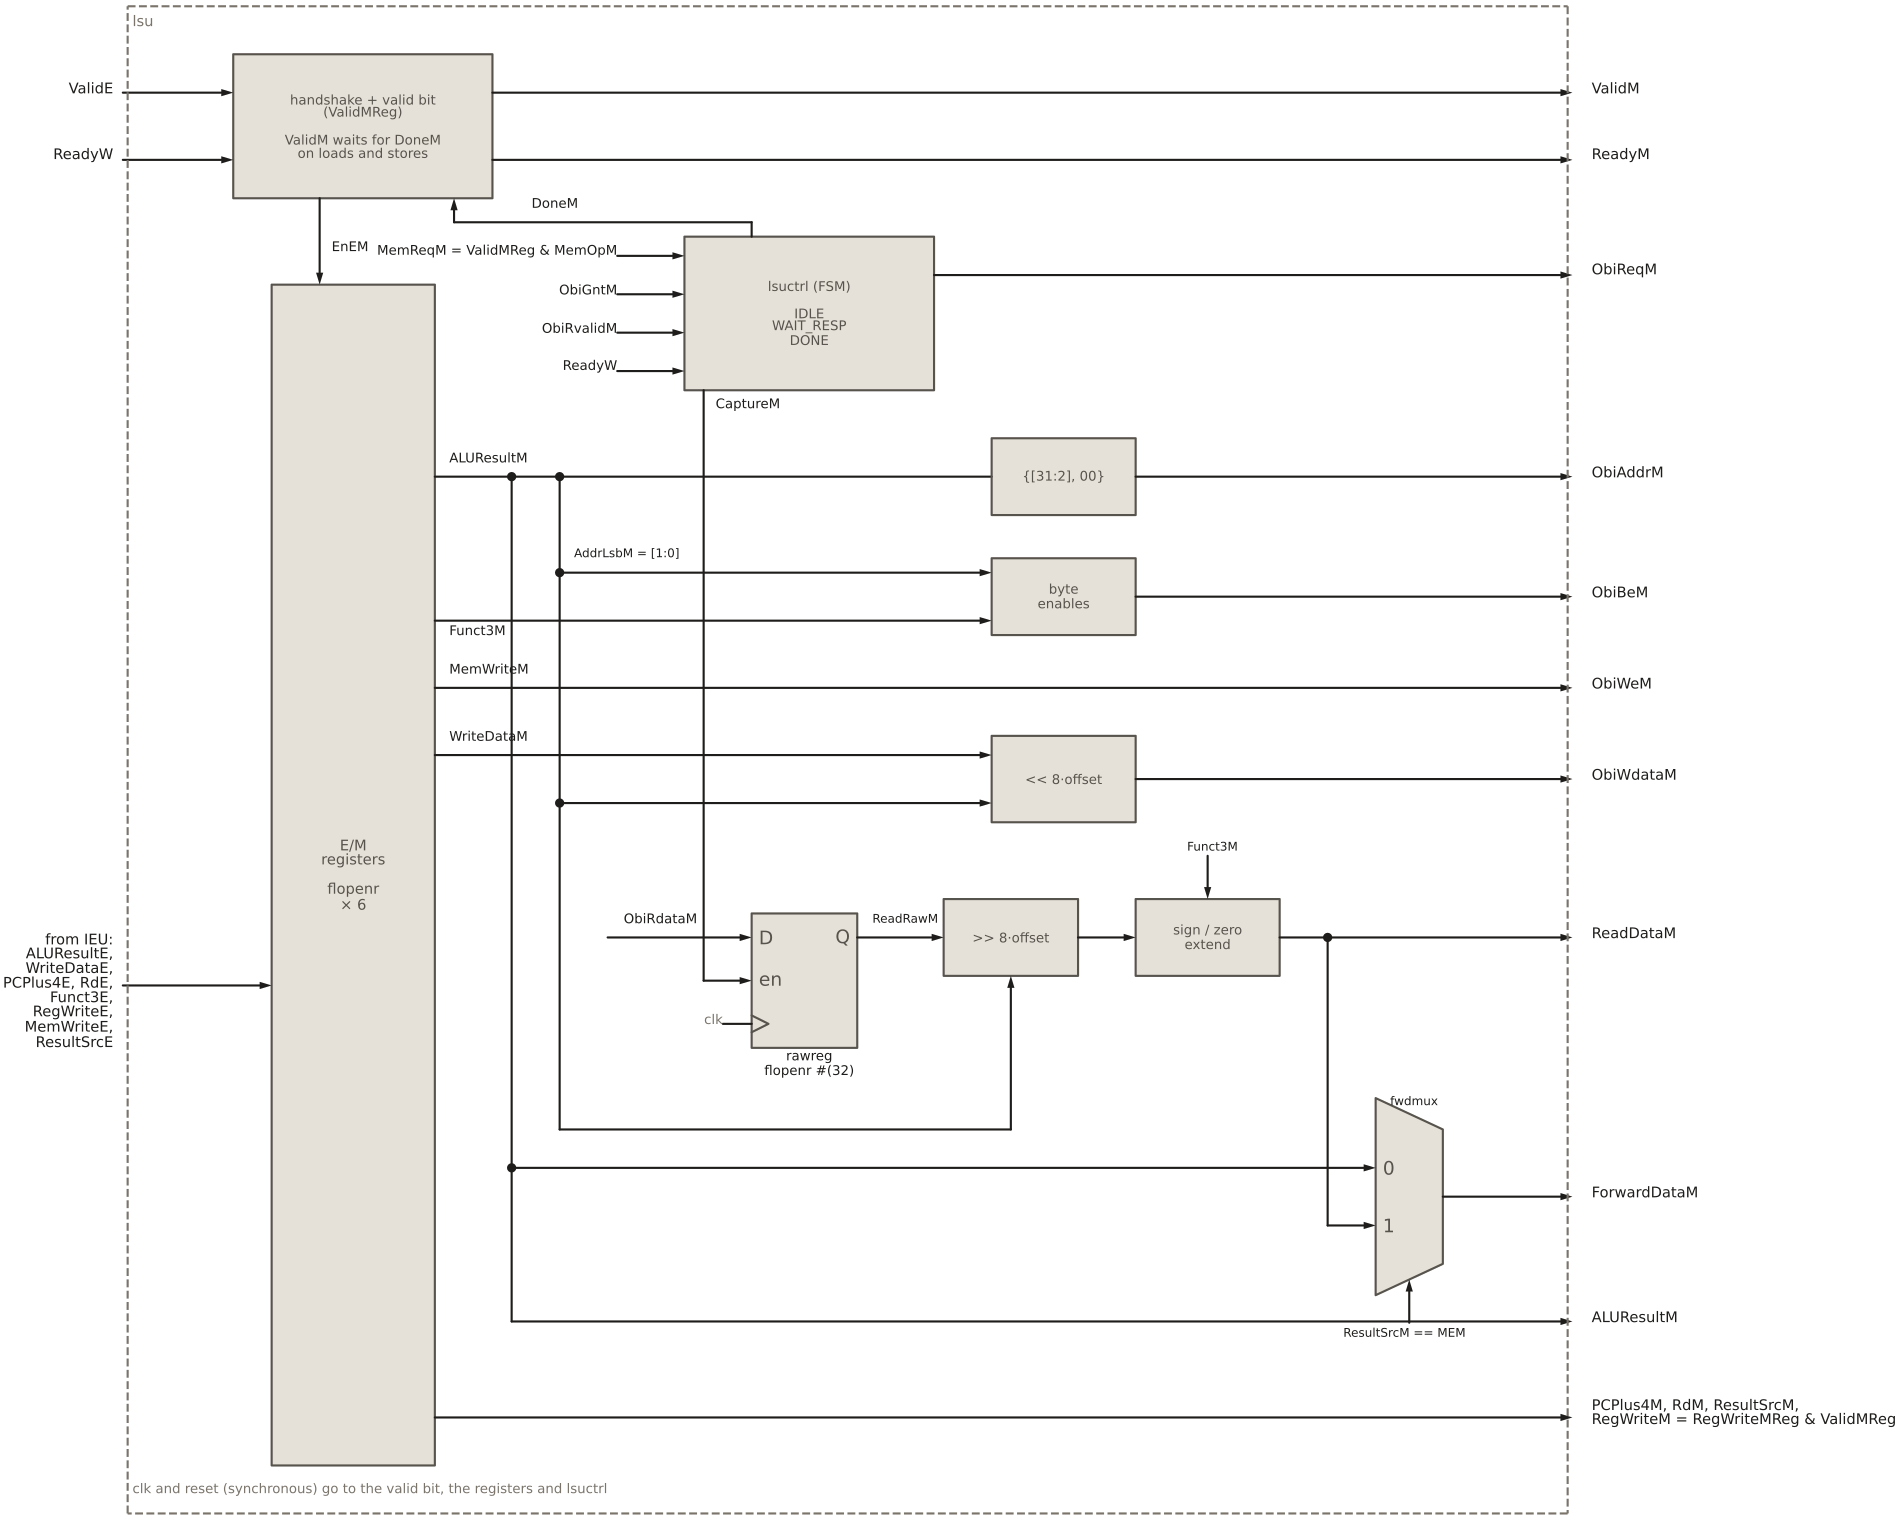

Reproduce this figure in Python.
"""Load/store unit (HIPV rtl/core/lsu/lsu.sv): the E/M handshake and valid
bit, the E/M pipeline registers, the OBI transaction control (WaitRespM,
DoneM), the address, byte-enable and store-data alignment, the read-data
register (rawreg) with shift and sign/zero extension, and the forwarding
mux that drives ForwardDataM."""
from schemdraw import flow
from schemdraw import elements as elm
from schemdraw.backends import svg, svgtext
from _style import new_drawing, block, line, GREY

# schemdraw's text-size estimate parses labels as XML and fails on '&';
# measure with a same-width stand-in instead (the drawn text is unchanged).
_text_approx_size = svgtext.text_approx_size


def _text_size_amp(text, *args, **kw):
    return _text_approx_size(text.replace("&", "8"), *args, **kw)


svgtext.text_approx_size = svg.text_approx_size = _text_size_amp

XL, XR = 0.0, 30.0          # module boundary (left / right)
YT, YB = 16.4, -15.0


def arrow(d, a, b):
    d.add(elm.Arrow().at(a).to(b))


def dot(d, xy):
    d.add(elm.Dot().at(xy))


def label(d, xy, text, **kw):
    kw.setdefault("fontsize", 11)
    d.add(elm.Label().at(xy).label(text, **kw))


def port_in(d, y, name, to):
    label(d, (XL - 0.4, y), name, halign="right")
    arrow(d, (XL - 0.1, y), (to, y))


def port_out(d, y, name, frm):
    arrow(d, (frm, y), (XR + 0.1, y))
    label(d, (XR + 0.4, y), name, halign="left")


def box(d, l, r, t, b, text, **kw):
    kw.setdefault("fontsize", 11)
    d.add(block(flow.Box(w=r - l, h=t - b)).at(((l + r) / 2, (t + b) / 2))
          .anchor("center").label(text, **kw))


def stub_in(d, pin, name, length=1.4):
    """Short input arrow from the left into pin, labelled with its source."""
    x, y = pin
    arrow(d, (x - length, y), pin)
    label(d, (x - length - 0.1, y), name, halign="right", fontsize=10)


def flopenr(d, xy, name):
    """flopenr with D, en and clock on the left, Q on the right; xy is the D pin."""
    r = block(elm.Ic(
        pins=[elm.IcPin(name="D", side="L", anchorname="D", slot="3/3"),
              elm.IcPin(name="en", side="L", anchorname="en", slot="2/3"),
              elm.IcPin(name=">", side="L", anchorname="clk", slot="1/3"),
              elm.IcPin(name="Q", side="R", anchorname="Q", slot="3/3")],
        size=(2.2, 2.8), pinspacing=0.9, leadlen=0))
    d.add(r.anchor("D").at(xy))
    A = r.absanchors
    label(d, ((A["D"][0] + A["Q"][0]) / 2, A["clk"][1] - 0.95),
          f"{name}\nflopenr #(32)", fontsize=10)
    c = A["clk"]
    line(d, (c[0] - 0.6, c[1]), c)
    label(d, (c[0] - 0.7, c[1]), "clk", halign="right", fontsize=10, color=GREY)
    return A


def draw():
    d = new_drawing()

    # ---------------- handshake logic and valid bit ----------------
    hl, hr, ht, hb = 2.2, 7.6, 15.4, 12.4
    box(d, hl, hr, ht, hb, "handshake + valid bit\n(ValidMReg)\n\nValidM waits for DoneM\non loads and stores",
        fontsize=10)
    y_ve, y_rw = 14.6, 13.2
    port_in(d, y_ve, "ValidE", hl)
    port_in(d, y_rw, "ReadyW", hl)
    port_out(d, y_ve, "ValidM", hr)
    port_out(d, y_rw, "ReadyM", hr)

    # ---------------- E/M pipeline registers ----------------
    gl, gr, gt, gb = 3.0, 6.4, 10.6, -14.0
    box(d, gl, gr, gt, gb, "E/M\nregisters\n\nflopenr\n× 6")
    xen = 4.0
    arrow(d, (xen, hb), (xen, gt))
    label(d, (xen + 0.15, (hb + gt) / 2), "EnEM", halign="left", fontsize=10)
    port_in(d, -4.0, "from IEU:\nALUResultE,\nWriteDataE,\nPCPlus4E, RdE,\nFunct3E,\n"
                     "RegWriteE,\nMemWriteE,\nResultSrcE", gl)

    # ---------------- OBI transaction control ----------------
    cl, cr, ct, cb = 11.6, 16.8, 11.6, 8.4
    box(d, cl, cr, ct, cb, "lsuctrl (FSM)\n\nIDLE\nWAIT_RESP\nDONE", fontsize=10)
    for y, name in ((11.2, "MemReqM = ValidMReg & MemOpM"), (10.4, "ObiGntM"),
                    (9.6, "ObiRvalidM"), (8.8, "ReadyW")):
        stub_in(d, (cl, y), name)
    port_out(d, 10.8, "ObiReqM", cr)
    # DoneM back to the handshake
    xd = 13.0
    line(d, (xd, ct), (xd, 11.9), (6.8, 11.9))
    arrow(d, (6.8, 11.9), (6.8, hb))
    label(d, (9.0, 12.2), "DoneM", fontsize=10)

    # ---------------- address, byte enables, store data ----------------
    xa, xo = 8.0, 9.0                      # ALUResultM bus, AddrLsbM bus
    y_al = 6.6
    line(d, (gr, y_al), (18.0, y_al))
    label(d, (gr + 0.2, y_al + 0.3), "ALUResultM", halign="left", fontsize=10)
    dot(d, (xa, y_al))
    dot(d, (xo, y_al))
    line(d, (xo, y_al), (xo, -0.2))
    box(d, 18.0, 21.0, 7.4, 5.8, "{[31:2], 00}", fontsize=10)
    port_out(d, y_al, "ObiAddrM", 21.0)

    y_be_o, y_be_f = 4.6, 3.6
    box(d, 18.0, 21.0, 4.9, 3.3, "byte\nenables", fontsize=10)
    arrow(d, (xo, y_be_o), (18.0, y_be_o))
    dot(d, (xo, y_be_o))
    label(d, (xo + 0.2, y_be_o + 0.3), "AddrLsbM = [1:0]", halign="left", fontsize=9)
    arrow(d, (gr, y_be_f), (18.0, y_be_f))
    label(d, (gr + 0.2, y_be_f - 0.3), "Funct3M", halign="left", fontsize=10)
    port_out(d, 4.1, "ObiBeM", 21.0)

    y_we = 2.2
    label(d, (gr + 0.2, y_we + 0.3), "MemWriteM", halign="left", fontsize=10)
    port_out(d, y_we, "ObiWeM", gr)

    y_wd, y_wo = 0.8, -0.2
    box(d, 18.0, 21.0, 1.2, -0.6, "<< 8·offset", fontsize=10)
    arrow(d, (gr, y_wd), (18.0, y_wd))
    label(d, (gr + 0.2, y_wd + 0.3), "WriteDataM", halign="left", fontsize=10)
    arrow(d, (xo, y_wo), (18.0, y_wo))
    dot(d, (xo, y_wo))
    port_out(d, 0.3, "ObiWdataM", 21.0)

    # ---------------- read data: rawreg -> shift -> extend ----------------
    R = flopenr(d, (13.0, -3.0), "rawreg")
    arrow(d, (10.0, -3.0), R["D"])
    label(d, (11.0, -2.7), "ObiRdataM", fontsize=10)
    # CaptureM = WaitRespM & ObiRvalidM loads rawreg
    xc = 12.0
    line(d, (xc, cb), (xc, R["en"][1]))
    arrow(d, (xc, R["en"][1]), R["en"])
    label(d, (xc + 0.15, cb - 0.4), "CaptureM", halign="left", fontsize=10)

    sl, sr, st, sb = 17.0, 19.8, -2.2, -3.8
    box(d, sl, sr, st, sb, ">> 8·offset", fontsize=10)
    arrow(d, R["Q"], (sl, -3.0))
    label(d, ((R["Q"][0] + sl) / 2, -2.7), "ReadRawM", fontsize=9)
    y_off = -7.0
    xs = (sl + sr) / 2
    line(d, (xo, y_wo), (xo, y_off), (xs, y_off))
    arrow(d, (xs, y_off), (xs, sb))

    el, er = 21.0, 24.0
    box(d, el, er, st, sb, "sign / zero\nextend", fontsize=10)
    arrow(d, (sr, -3.0), (el, -3.0))
    xf = (el + er) / 2
    arrow(d, (xf, st + 0.9), (xf, st))
    label(d, (xf, st + 1.2), "Funct3M", fontsize=9)
    xr = 25.0
    line(d, (er, -3.0), (xr, -3.0))
    dot(d, (xr, -3.0))
    port_out(d, -3.0, "ReadDataM", xr)

    # ---------------- forwarding data ----------------
    m = block(elm.Multiplexer(
        pins=[elm.IcPin(name="0", side="L", anchorname="in0", slot="2/2"),
              elm.IcPin(name="1", side="L", anchorname="in1", slot="1/2"),
              elm.IcPin(name="", side="R", anchorname="y"),
              elm.IcPin(name="", side="B", anchorname="sel")],
        size=(1.4, 2.8), pinspacing=1.2, leadlen=0))
    d.add(m.anchor("y").at((27.4, -8.4)))
    M = m.absanchors
    label(d, ((M["in0"][0] + M["y"][0]) / 2, M["in0"][1] + 1.3), "fwdmux", fontsize=9)
    line(d, (xa, y_al), (xa, M["in0"][1]))
    arrow(d, (xa, M["in0"][1]), M["in0"])
    line(d, (xr, -3.0), (xr, M["in1"][1]))
    arrow(d, (xr, M["in1"][1]), M["in1"])
    s = M["sel"]
    arrow(d, (s[0], s[1] - 0.9), s)
    label(d, (s[0], s[1] - 1.2), "ResultSrcM == MEM", fontsize=9)
    port_out(d, M["y"][1], "ForwardDataM", M["y"][0])

    # ALUResultM also goes on to Writeback
    y_alo = -11.0
    line(d, (xa, M["in0"][1]), (xa, y_alo))
    dot(d, (xa, M["in0"][1]))
    port_out(d, y_alo, "ALUResultM", xa)

    # ---------------- pass-through to Writeback ----------------
    port_out(d, -13.0, "PCPlus4M, RdM, ResultSrcM,\nRegWriteM = RegWriteMReg & ValidMReg", gr)

    # module boundary
    for a, b in (((XL, YT), (XR, YT)), ((XR, YT), (XR, YB)),
                 ((XR, YB), (XL, YB)), ((XL, YB), (XL, YT))):
        d.add(elm.Line().at(a).to(b).linestyle("--").color(GREY))
    label(d, (XL + 0.2, YT - 0.4), "lsu", halign="left", color=GREY)
    label(d, (XL + 0.2, YB + 0.4), "clk and reset (synchronous) go to the valid bit, the registers and lsuctrl",
          halign="left", fontsize=10, color=GREY)
    return d
